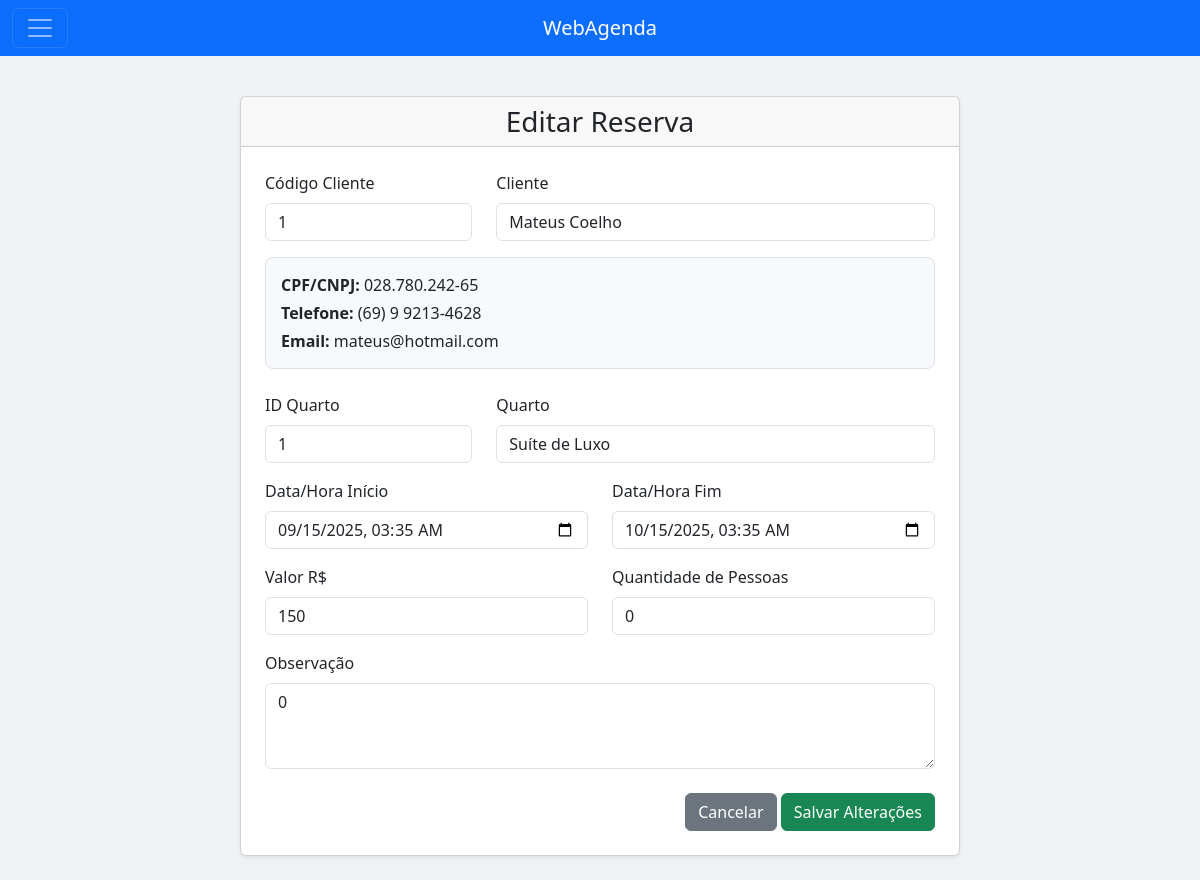
The page /Scripts/agenda.php?menuop=editaragendamento&idreserva=5 (signed in) on the database its author committed.
### tables this page shows
CREATE TABLE IF NOT EXISTS `reservas` (
  `id_reserva` int NOT NULL AUTO_INCREMENT,
  `id_pessoa` int NOT NULL DEFAULT '0',
  `tiporeserva` smallint DEFAULT '0',
  `obs` varchar(500) DEFAULT NULL,
  `horarioini` timestamp NULL DEFAULT NULL,
  `horariofin` timestamp NULL DEFAULT NULL,
  `quant_pessoas` double DEFAULT '0',
  `valor` double DEFAULT '0',
  `finalizado` smallint DEFAULT '0',
  `excluido` int NOT NULL DEFAULT '0',
  `data_reserva` date DEFAULT NULL,
  `id_quarto` int DEFAULT NULL,
  PRIMARY KEY (`id_reserva`),
  KEY `FK__pessoas` (`id_pessoa`),
  KEY `FK_quarto` (`id_quarto`) USING BTREE,
  CONSTRAINT `FK__pessoas` FOREIGN KEY (`id_pessoa`) REFERENCES `pessoas` (`id_pessoa`),
  CONSTRAINT `FK_quarto` FOREIGN KEY (`id_quarto`) REFERENCES `quartos` (`id_quarto`)
);

CREATE TABLE IF NOT EXISTS `pessoas` (
  `id_pessoa` int NOT NULL AUTO_INCREMENT,
  `nome` varchar(100) NOT NULL,
  `cpfcnpj` varchar(20) NOT NULL,
  `rgie` varchar(20) DEFAULT NULL,
  `nasc` date DEFAULT NULL,
  `f_j` smallint DEFAULT NULL COMMENT '0-Pessoa Fisica, 1-Pessoa Juridica',
  `tipopessoa` smallint DEFAULT NULL COMMENT '0-Usuario, 1-Cliente, 2-Medico',
  `email` varchar(50) DEFAULT NULL,
  `telefone` varchar(50) DEFAULT NULL,
  `genero` char(1) DEFAULT NULL COMMENT 'M-Masculino, F-Feminino, N-Não Identificado',
  `excluido` tinyint(1) DEFAULT NULL,
  PRIMARY KEY (`id_pessoa`)
);

CREATE TABLE IF NOT EXISTS `quartos` (
  `id_quarto` int NOT NULL AUTO_INCREMENT,
  `num_quarto` int DEFAULT NULL,
  `descricao` varchar(250) DEFAULT NULL,
  `status` int DEFAULT NULL,
  `excluido` int DEFAULT NULL,
  `imagem` varchar(100) DEFAULT NULL,
  PRIMARY KEY (`id_quarto`),
  UNIQUE KEY `num_quarto` (`num_quarto`)
);

### Scripts/funcoes.php (called while the page is built, shortened)
<?php
function formatarCpfCnpj($numero) {
    $numero = preg_replace('/\D/', '', $numero);
    if (strlen($numero) === 11) {
        return preg_replace('/^(\d{3})(\d{3})(\d{3})(\d{2})$/', '$1.$2.$3-$4', $numero);
    } elseif (strlen($numero) === 14) {
        return preg_replace('/^(\d{2})(\d{3})(\d{3})(\d{4})(\d{2})$/', '$1.$2.$3/$4-$5', $numero);
    }
    return $numero;
}
function formatarTelefone($telefone) {
    $telefone = preg_replace('/\D/', '', $telefone);
    if (strlen($telefone) === 11) {
        return preg_replace('/^(\d{2})(\d{1})(\d{4})(\d{4})$/', '($1) $2 $3-$4', $telefone);
    } elseif (strlen($telefone) === 10) {
        return preg_replace('/^(\d{2})(\d{4})(\d{4})$/', '($1) $2-$3', $telefone);
    }
    return $telefone;
}
?>

### Scripts/editaragendamento.php (the view, shortened to what this page needs)
<?php
include_once("conexao.php");
include_once("funcoes.php");
$idreserva = $_GET['idreserva'] ?? 0;
$sql = "SELECT r.*, p.nome, p.cpfcnpj, p.telefone, p.email, q.num_quarto, q.descricao
        FROM reservas r
        INNER JOIN pessoas p ON r.id_pessoa = p.id_pessoa
        INNER JOIN quartos q ON r.id_quarto = q.id_quarto
        WHERE r.id_reserva = ?";
$stmt = $conexao->prepare($sql);
$stmt->bind_param("i", $idreserva);
$stmt->execute();
$reserva = $stmt->get_result()->fetch_assoc();
?>
<!DOCTYPE html>
<html lang="pt">
<head>
<link href="https://cdn.jsdelivr.net/npm/bootstrap@5.3.2/dist/css/bootstrap.min.css" rel="stylesheet">
<link rel="stylesheet" href="https://cdn.jsdelivr.net/npm/bootstrap-icons@1.11.3/font/bootstrap-icons.min.css">
</head>
<body style="background-color: #f0f2f5;">
<div class="container my-4">
    <div class="row justify-content-center">
        <div class="col-12 col-lg-10 col-xl-8">
            <div class="card shadow-sm">
                <div class="card-header">
                    <h3 class="text-center mb-0">Editar Reserva</h3>
                </div>
                <div class="card-body p-4">
                    <form action="agenda.php?menuop=atualizaragendamento&idreserva=<?= (int)$idreserva ?>" method="post">
                        <div class="row mb-3">
                            <div class="col-12 col-md-4">
                                <label for="codcliente" class="form-label">Código Cliente</label>
                                <input type="text" class="form-control" id="codcliente" name="codcliente" value="<?= htmlspecialchars($reserva['id_pessoa']) ?>" readonly>
                            </div>
                            <div class="col-12 col-md-8 position-relative">
                                <label for="nomecliente" class="form-label">Cliente</label>
                                <input type="text" class="form-control" id="nomecliente" name="nomecliente" value="<?= htmlspecialchars($reserva['nome']) ?>" required autocomplete="off">
                            </div>
                        </div>
                        <div id="infoCliente" class="info-box">
                            <p class="mb-1"><strong>CPF/CNPJ:</strong> <span id="cpfcnpj"><?= htmlspecialchars(formatarCpfCnpj($reserva['cpfcnpj'])) ?></span></p>
                            <p class="mb-1"><strong>Telefone:</strong> <span id="telefone"><?= htmlspecialchars(formatarTelefone($reserva['telefone'])) ?></span></p>
                            <p class="mb-0"><strong>Email:</strong> <span id="email"><?= htmlspecialchars($reserva['email']) ?></span></p>
                        </div>
                        <div class="row mb-3">
                            <div class="col-12 col-md-4">
                                <label for="numquarto" class="form-label">ID Quarto</label>
                                <input type="text" class="form-control" id="numquarto" name="numquarto" value="<?= htmlspecialchars($reserva['id_quarto']) ?>" readonly>
                            </div>
                            <div class="col-12 col-md-8 position-relative">
                                <label for="descquarto" class="form-label">Quarto</label>
                                <input type="text" class="form-control" id="descquarto" name="descquarto" value="<?= htmlspecialchars($reserva['descricao']) ?>" required autocomplete="off">
                            </div>
                        </div>
                        <div class="row mb-3">
                            <div class="col-md-6">
                                <label for="horarioini" class="form-label">Data/Hora Início</label>
                                <input type="datetime-local" class="form-control" name="horarioini" value="<?= date('Y-m-d\TH:i', strtotime($reserva['horarioini'])) ?>" required>
                            </div>
                            <div class="col-md-6">
                                <label for="horariofin" class="form-label">Data/Hora Fim</label>
                                <input type="datetime-local" class="form-control" name="horariofin" value="<?= date('Y-m-d\TH:i', strtotime($reserva['horariofin'])) ?>" required>
                            </div>
                        </div>
                        <div class="row mb-3">
                            <div class="col-md-6">
                                <label for="valor" class="form-label">Valor R$</label>
                                <input type="number" step="0.01" class="form-control" name="valor" value="<?= htmlspecialchars($reserva['valor']) ?>">
                            </div>
                            <div class="col-md-6">
                                <label for="quant_pessoas" class="form-label">Quantidade de Pessoas</label>
                                <input type="number" class="form-control" name="quant_pessoas" value="<?= htmlspecialchars($reserva['quant_pessoas']) ?>">
                            </div>
                        </div>
                        <div class="mb-3">
                            <label for="obs" class="form-label">Observação</label>
                            <textarea class="form-control" id="obs" name="obs" rows="3"><?= htmlspecialchars($reserva['obs'] ?? '') ?></textarea>
                        </div>
                        <div class="text-end mt-4">
                            <a href="agenda.php?menuop=agendamento" class="btn btn-secondary">Cancelar</a>
                            <button type="submit" class="btn btn-success" name="alterar">Salvar Alterações</button>
                        </div>
                    </form>
                </div>
            </div>
        </div>
    </div>
</div>
</body>
</html>

### Scripts/editaragendamento.php (style rules this page uses)
.info-box { background: #f8f9fa; border: 1px solid #dee2e6; padding: 15px; margin-top: 10px; margin-bottom: 1.5rem; border-radius: 8px; }

### rows shown on the page
reservas: codcliente "1", nomecliente "Mateus Coelho", id_pessoa.cpfcnpj "028.780.242-65", id_pessoa.telefone "(69) 9 9213-4628", id_pessoa.email "mateus@hotmail.com", numquarto "1", descquarto "Suíte de Luxo", horarioini "09/15/2025 03:35", horariofin "10/15/2025 03:35", valor "150", quant_pessoas "0", obs "0"
